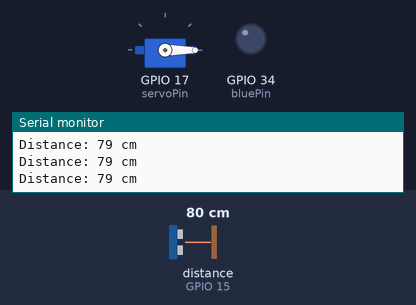
This sketch was run on a simulated ESP32. On the bench: servo, output pins drawn as LEDs (lit = HIGH), the last lines printed to the serial monitor. Wiring (inferred from the names in the program): ultrasonic range finder: trigger GPIO 14; echo GPIO 15. The inputs (shaded band) are chosen by the test bench; at power-on: distance to the obstacle (sensor on GPIO 15) 80 cm. The echo pulse lasts 58.3 µs per cm; pins used as bus, display or sensor lines are not drawn.

Above: at 1.2 s.
1.3 s: distance to the obstacle (sensor on GPIO 15) set to 23 cm
2.8 s: distance to the obstacle (sensor on GPIO 15) set to 19 cm
At 3.2 s:
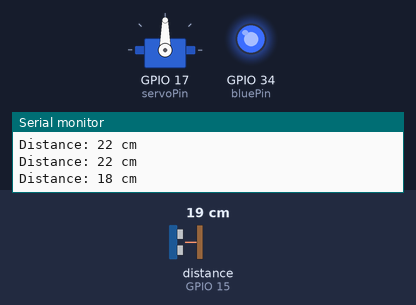
4.3 s: distance to the obstacle (sensor on GPIO 15) set to 35 cm
At 6.1 s:
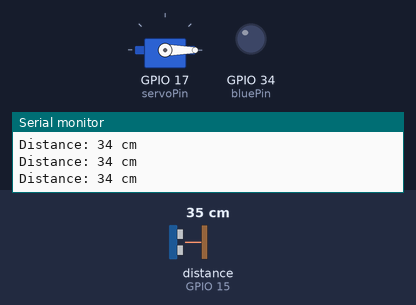
6.4 s: distance to the obstacle (sensor on GPIO 15) set to 2 cm
At 6.9 s:
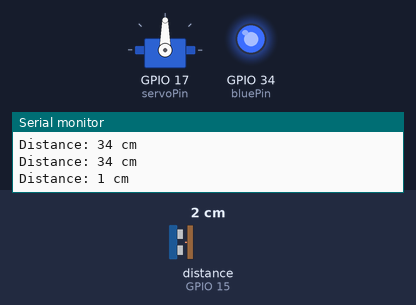
Timing chart, 0 to 9.0 s (numbered marks = the images above; inputs shaded):
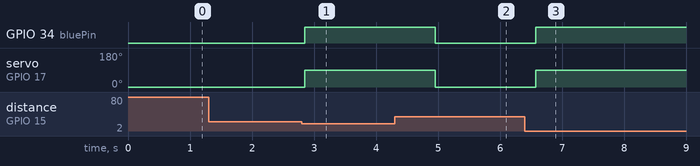

The sketch:

ServoWithUltrasonic.ino
```cpp
#include <Servo.h>
//#include <LiquidCrystal.h>

int bluePin = 34;
int servoPin = 17;
int trigPin = 14;
int echoPin = 15;

const int rs = 12, en = 11, d4 = 5, d5 = 4, d6 = 3, d7 = 2;
//LiquidCrystal lcd(rs, en, d4, d5, d6, d7);

Servo myservo;

void setup() {
  myservo.attach(servoPin);
  myservo.write(0);
  pinMode(bluePin, OUTPUT);
  pinMode(trigPin, OUTPUT);
  pinMode(echoPin, INPUT);
  Serial.begin(9600);
  //lcd.begin(16, 2);
}

long duration; // variable for the duration of sound wave travel
int distance; // variable for the distance measurement

void loop() {
  digitalWrite(trigPin, LOW);
  delayMicroseconds(2);
  // Sets the trigPin HIGH (ACTIVE) for 10 microseconds
  digitalWrite(trigPin, HIGH);
  delayMicroseconds(10);
  digitalWrite(trigPin, LOW);
  // Reads the echoPin, returns the sound wave travel time in microseconds
  duration = pulseIn(echoPin, HIGH);
  // Calculating the distance
  distance = duration * 0.034 / 2; // Speed of sound wave divided by 2 (go and back)
  // Displays the distance on the Serial Monitor
  Serial.print("Distance: ");
  Serial.print(distance);
  Serial.println(" cm");

  if (distance <= 20) {
    digitalWrite(bluePin, HIGH);
    myservo.write(90);
    delay(500);
  } else {
    digitalWrite(bluePin, LOW);
    myservo.write(0);
  }
  //lcd.begin(16, 2);
  //lcd.print(distance);
  //lcd.print("cm");
  delay(200);
}
```

Measured:
- the behaviour switches between 22 and 21 cm on distance to the obstacle (sensor on GPIO 15) (found by bisection; images 0 and 1)
- after the input at 2.8 s, GPIO 34 (bluePin): LOW → HIGH after 0.05 s; servo on GPIO 17 (servoPin): 0° → 90° after 0.05 s
- after the input at 4.3 s, GPIO 34 (bluePin): HIGH → LOW after 0.66 s; servo on GPIO 17 (servoPin): 90° → 0° after 0.66 s
- after the input at 6.4 s, GPIO 34 (bluePin): LOW → HIGH after 0.18 s; servo on GPIO 17 (servoPin): 0° → 90° after 0.18 s
